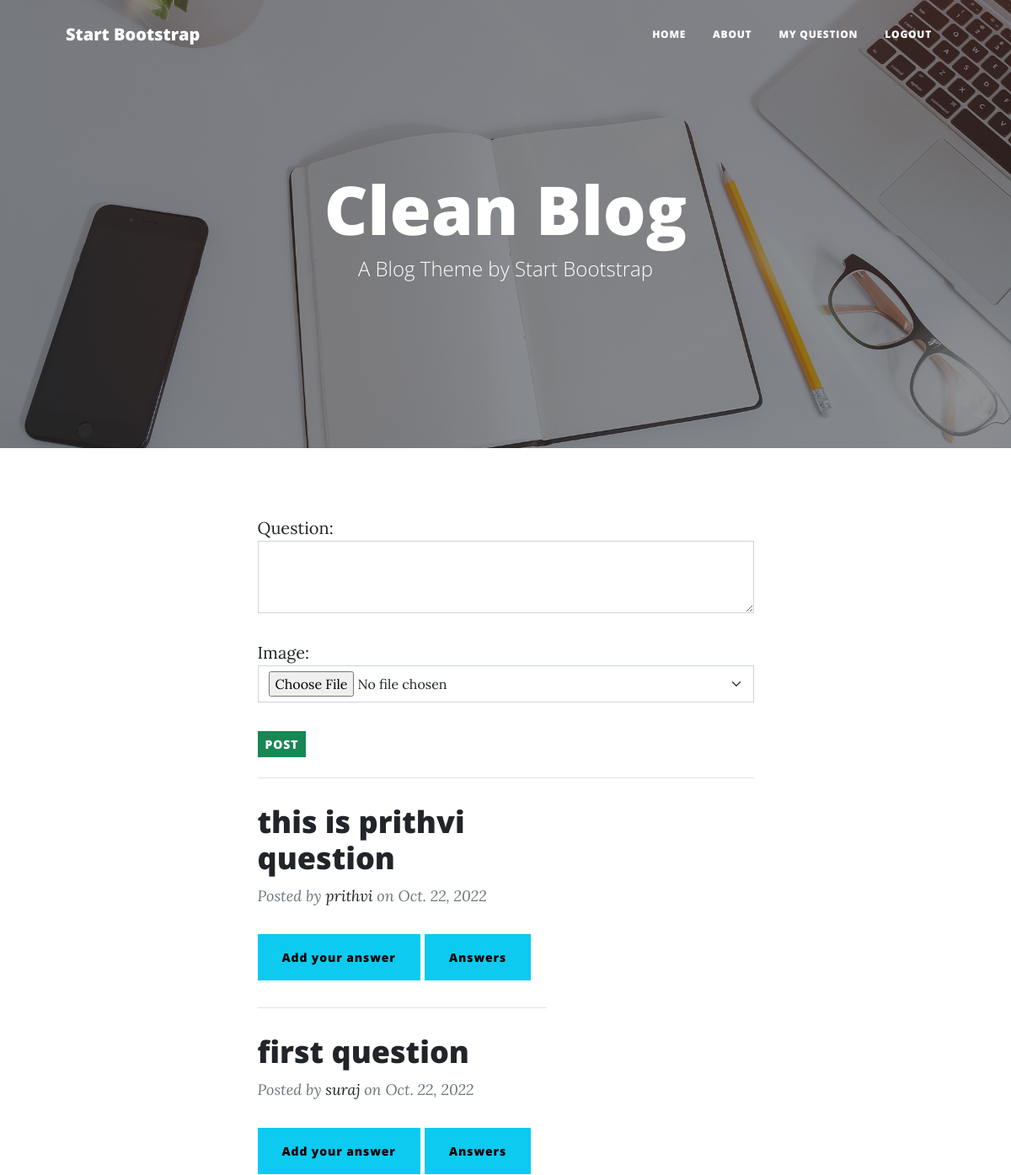
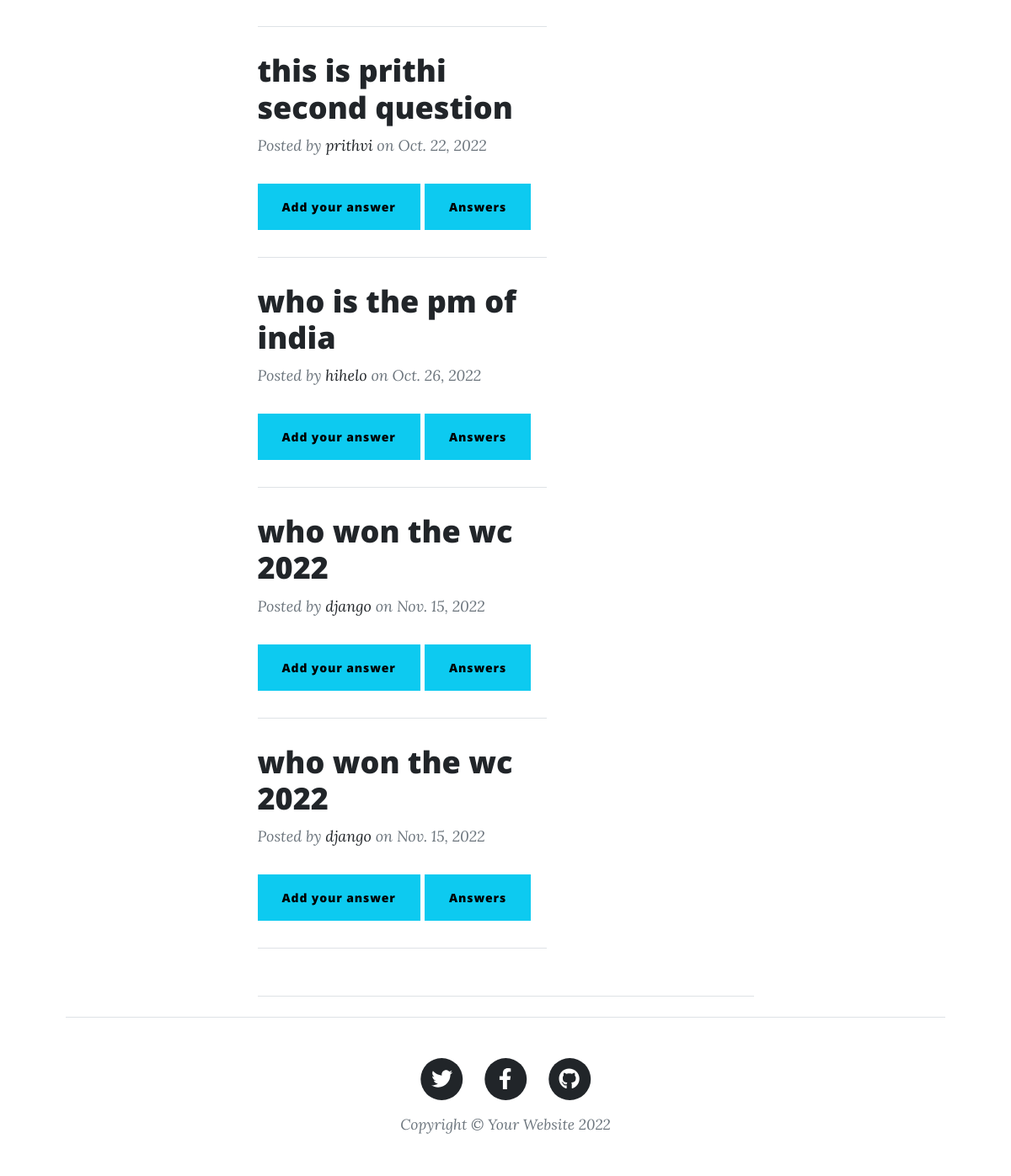
The app's page /home (signed in) with its own data (2 pictures, top to bottom).
### stack/models.py (models this page shows, shortened)
class Questions(models.Model):
    question=models.CharField(max_length=200)
    image=models.ImageField(upload_to="images",null=True,blank=True)
    user=models.ForeignKey(User,on_delete=models.CASCADE)
    created_date=models.DateField(auto_now_add=True)
    is_active=models.BooleanField(default=True)
    @property
    def fetch_answers(self):
        answers=self.answers_set.all().annotate(up_count=Count('up_vote')).order_by('-up_count')
        return answers

### stack/views.py (the view, shortened to what this page needs)
# urls.py: path('home',views.IndexView.as_view(),name="home"),
@method_decorator(decorator,name="dispatch")
class IndexView(CreateView,ListView):
    template_name="index.html"
    form_class=QuestionForm
    model=Questions
    success_url=reverse_lazy("home")
    context_object_name="questions"
    def get_queryset(self):
        return Questions.objects.all().exclude(user=self.request.user)

### stack/forms.py
class QuestionForm(forms.ModelForm):
    class Meta:
        model=Questions
        fields=[
            "question",
            "image",
        ]
        widgets={
            "question":forms.Textarea(attrs={"class":"form-control","rows":3}),
            "image":forms.FileInput(attrs={"class":"form-select"})
                }

### stack/views.py (called while the page is built)
def signin_required(fn):
    def wrapper(request,*args,**kwargs):
        if not request.user.is_authenticated:
            messages.error(request,"you must login to perform action")
            return redirect("signin")
        else:
            return fn(request,*args,**kwargs)
    return wrapper

### stack/templates/index.html (shortened to what this page needs)
{%extends 'base.html'%}
{%block body_block%}
<div class="col-md-10 col-lg-8 col-xl-7">
  <div class="post-preview">
    <form action="" method="post" enctype="multipart/form-data">
      {{form.as_p}}
      <input type="submit" value="POST" class="btn btn-sm btn-success">
    </form>
  </div>
  <hr class="my-4" />
  {% for q in questions%}
  <div class="col-md-10 col-lg-8 col-xl-7">
    <div class="post-preview">
      <a href="post.html">
        <h2 class="post-title">{{q.question}}</h2>
      </a>
      <p class="post-meta">
        Posted by
        <a href="#!">{{q.user}}</a>
        on {{q.created_date}}
      <div>
        <p>
          <button class="btn btn-info" type="button" data-bs-toggle="collapse"
            data-bs-target="#collapseExample{{ forloop.counter }}" aria-expanded="false"
            aria-controls="collapseExample">
            Add your answer
          </button>
          <button class="btn btn-info" type="button" data-bs-toggle="collapse"
            data-bs-target="#answerlist{{ forloop.counter }}" aria-expanded="false" aria-controls="collapseExample">
            Answers
          </button>
        </p>
      </div>
      </p>
    </div>
    <hr class="my-4" />
  </div>
  {%endfor%}
</div>
{%endblock%}

### records on screen
Questions: question "this is prithvi question", user "prithvi", created_date "Oct. 22, 2022"
Questions: question "first question", user "suraj", created_date "Oct. 22, 2022"
Questions: question "this is prithi second question", user "prithvi", created_date "Oct. 22, 2022"
Questions: question "who is the pm of india", user "hihelo", created_date "Oct. 26, 2022"
Questions: question "who won the wc 2022", user "django", created_date "Nov. 15, 2022"
Questions: question "who won the wc 2022", user "django", created_date "Nov. 15, 2022"
